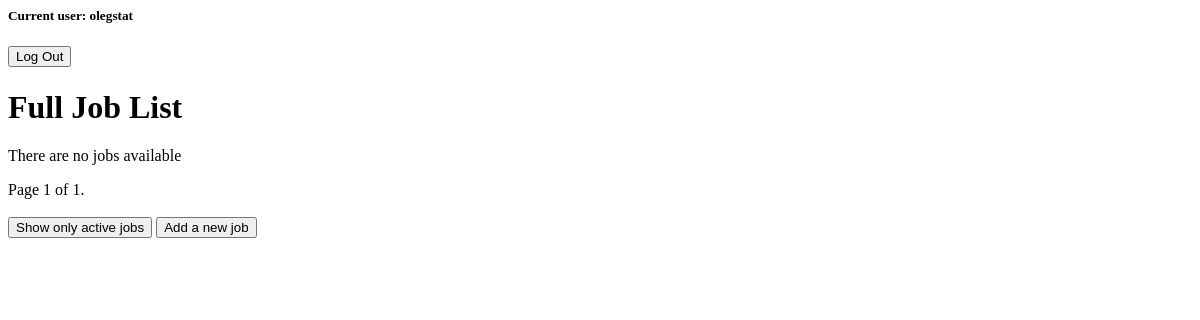
The app's page /job-list/ (signed in), older data.
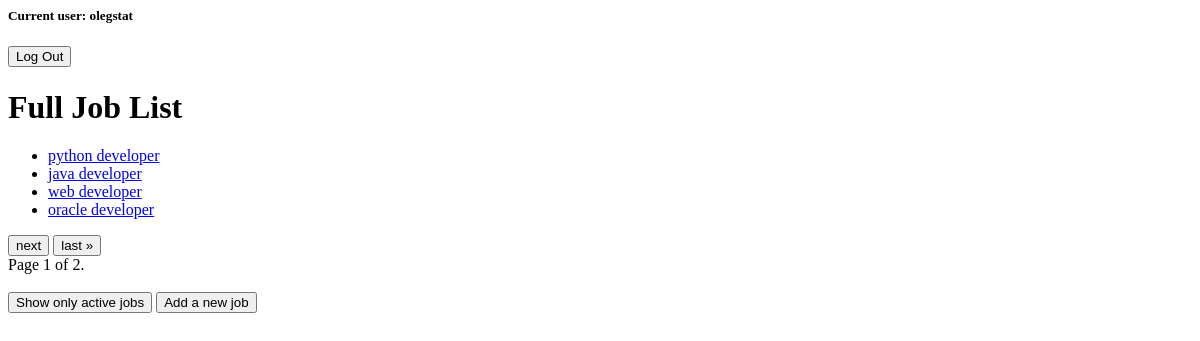
The same page, newer data.
### job_list/models.py (models this page shows, shortened)
class JobPost(models.Model):
    title = models.CharField(max_length=255)
    job_description = models.TextField()
    date = models.DateField(auto_now=True)
    due_date = models.DateField(auto_now=False)

### job_list/views.py (the view)
# urls.py: path('job-list/', views.job_list, name='job-list'),
def job_list(request):
    jobs= JobPost.objects.order_by('-date')
    paginator = Paginator(jobs, 4)
    page = request.GET.get('page')
    job_list = paginator.get_page(page)
    return render(request, 'job_list.html', {'job_list': job_list})

### job_list/templates/job_list.html (shortened to what this page needs)
{% if user.username %}
    <h5>Current user: {{ user.username }}</h5>
    <button onclick="window.location.href='{% url "logout" %}'">Log Out</button>
    <h1>Full Job List</h1>
    {% if job_list %}
        <ul>
            {% for job in job_list %}
                <li>
                    <a href="{% url 'job-detail' job.id %}">{{job.title}}</a>
                </li>
            {% endfor %}
        </ul>
    {% else %}
        <p>There are no jobs available</p>
    {% endif %}
    <div class="pagination">
        <span class="step-links">
            {% if job_list.has_next %}
                <button onclick=window.location.href="?page={{ job_list.next_page_number }}">next</button>
                <button onclick=window.location.href="?page={{ job_list.paginator.num_pages }}">last &raquo;</button>
            {% endif %}
        <span class="current">
            Page {{ job_list.number }} of {{ job_list.paginator.num_pages }}.
        </span>
        </span>
    </div>
    <button onclick=window.location.href="{% url 'active-jobs' %}">Show only active jobs</button>
    <button onclick=window.location.href="{% url 'add-job' %}">Add a new job</button>
{% else %}
    <p>You are not authorised to see this page! Go to <a href="{% url 'login' %}">login</a> page</p>
{% endif %}

Row changes from the older to the newer data that the page shows:
added JobPost: title "python developer"
added JobPost: title "java developer"
added JobPost: title "web developer"
added JobPost: title "oracle developer"
Text that changed along with them:
{{ job_list.paginator.num_pages }}: "1" → "2"
text no longer shown: "There are no jobs available"
text now shown: "next last »"
